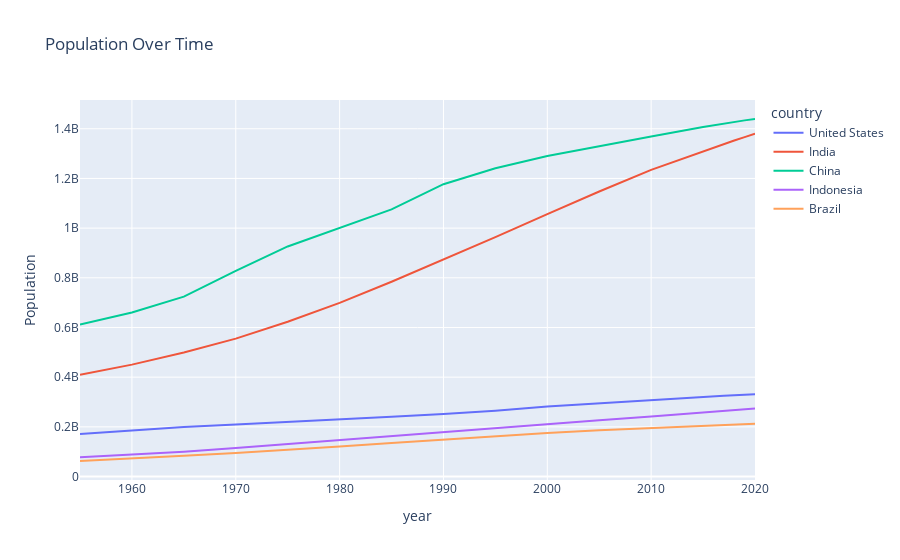

Notebook cell for this chart:
### Markdown cell above
####   ⭐ GENERAL SYNTAX OF PLOTLY EXPRESS
px.chart_type(
    data_frame,
    x="column_name_for_x",
    y="column_name_for_y",
    color="column_name_for_colors",
    title="Your Title Here",
    labels={"x": "X Label", "y": "Y Label"},
    other_options_here...
)

### Code cell
fig = px.line(
    data_pivot,
    x=data_pivot.index,
    y=data_pivot.columns,
    labels={"x": "Year", "value": "Population"},
    title="Population Over Time"
)


# Save as PNG using Kaleido
fig.show()

### Figure 1 — Plotly figure (JSON) as saved in the notebook; plotly's stock layout.template omitted (floating-point values rounded to 4 significant figures)
{"data": [{"hovertemplate": "country=United States<br>year=%{x}<br>Population=%{y}<extra></extra>", "legendgroup": "United States", "line": {"color": "#636efa", "dash": "solid"}, "marker": {"symbol": "circle"}, "mode": "lines", "name": "United States", "orientation": "v", "showlegend": true, "type": "scatter", "x": [1955.0, 1960.0, 1965.0, 1970.0, 1975.0, 1980.0, 1985.0, 1990.0, 1995.0, 2000.0, 2005.0, 2010.0, 2015.0, 2016.0, 2017.0, 2018.0, 2019.0, 2020.0], "xaxis": "x", "y": [171700000.0, 186700000.0, 199700000.0, 209500000.0, 219100000.0, 229500000.0, 240500000.0, 252100000.0, 265200000.0, 281700000.0, 295000000.0, 309000000.0, 320900000.0, 323000000.0, 325100000.0, 327100000.0, 329100000.0, 331000000.0], "yaxis": "y"}, {"hovertemplate": "country=India<br>year=%{x}<br>Population=%{y}<extra></extra>", "legendgroup": "India", "line": {"color": "#EF553B", "dash": "solid"}, "marker": {"symbol": "circle"}, "mode": "lines", "name": "India", "orientation": "v", "showlegend": true, "type": "scatter", "x": [1955.0, 1960.0, 1965.0, 1970.0, 1975.0, 1980.0, 1985.0, 1990.0, 1995.0, 2000.0, 2005.0, 2010.0, 2015.0, 2016.0, 2017.0, 2018.0, 2019.0, 2020.0], "xaxis": "x", "y": [409900000.0, 450500000.0, 499100000.0, 555200000.0, 623100000.0, 699000000.0, 784400000.0, 873300000.0, 963900000.0, 1057000000.0, 1148000000.0, 1234000000.0, 1310000000.0, 1325000000.0, 1339000000.0, 1353000000.0, 1366000000.0, 1380000000.0], "yaxis": "y"}, {"hovertemplate": "country=China<br>year=%{x}<br>Population=%{y}<extra></extra>", "legendgroup": "China", "line": {"color": "#00cc96", "dash": "solid"}, "marker": {"symbol": "circle"}, "mode": "lines", "name": "China", "orientation": "v", "showlegend": true, "type": "scatter", "x": [1955.0, 1960.0, 1965.0, 1970.0, 1975.0, 1980.0, 1985.0, 1990.0, 1995.0, 2000.0, 2005.0, 2010.0, 2015.0, 2016.0, 2017.0, 2018.0, 2019.0, 2020.0], "xaxis": "x", "y": [612200000.0, 660400000.0, 724200000.0, 827600000.0, 926200000.0, 1000000000.0, 1076000000.0, 1177000000.0, 1241000000.0, 1291000000.0, 1331000000.0, 1369000000.0, 1407000000.0, 1414000000.0, 1421000000.0, 1428000000.0, 1434000000.0, 1439000000.0], "yaxis": "y"}, {"hovertemplate": "country=Indonesia<br>year=%{x}<br>Population=%{y}<extra></extra>", "legendgroup": "Indonesia", "line": {"color": "#ab63fa", "dash": "solid"}, "marker": {"symbol": "circle"}, "mode": "lines", "name": "Indonesia", "orientation": "v", "showlegend": true, "type": "scatter", "x": [1955.0, 1960.0, 1965.0, 1970.0, 1975.0, 1980.0, 1985.0, 1990.0, 1995.0, 2000.0, 2005.0, 2010.0, 2015.0, 2016.0, 2017.0, 2018.0, 2019.0, 2020.0], "xaxis": "x", "y": [77270000.0, 87750000.0, 100300000.0, 114800000.0, 130700000.0, 147400000.0, 165000000.0, 181400000.0, 196900000.0, 211500000.0, 226300000.0, 241800000.0, 258400000.0, 261600000.0, 264700000.0, 267700000.0, 270600000.0, 273500000.0], "yaxis": "y"}, {"hovertemplate": "country=Brazil<br>year=%{x}<br>Population=%{y}<extra></extra>", "legendgroup": "Brazil", "line": {"color": "#FFA15A", "dash": "solid"}, "marker": {"symbol": "circle"}, "mode": "lines", "name": "Brazil", "orientation": "v", "showlegend": true, "type": "scatter", "x": [1955.0, 1960.0, 1965.0, 1970.0, 1975.0, 1980.0, 1985.0, 1990.0, 1995.0, 2000.0, 2005.0, 2010.0, 2015.0, 2016.0, 2017.0, 2018.0, 2019.0, 2020.0], "xaxis": "x", "y": [62530000.0, 72180000.0, 83370000.0, 95110000.0, 107200000.0, 120700000.0, 135300000.0, 149000000.0, 162000000.0, 174800000.0, 186100000.0, 195700000.0, 204500000.0, 206200000.0, 207800000.0, 209500000.0, 211000000.0, 212600000.0], "yaxis": "y"}], "layout": {"legend": {"title": {"text": "country"}, "tracegroupgap": 0}, "title": {"text": "Population Over Time"}, "xaxis": {"anchor": "y", "domain": [0, 1], "title": {"text": "year"}}, "yaxis": {"anchor": "x", "domain": [0, 1], "title": {"text": "Population"}}}}
